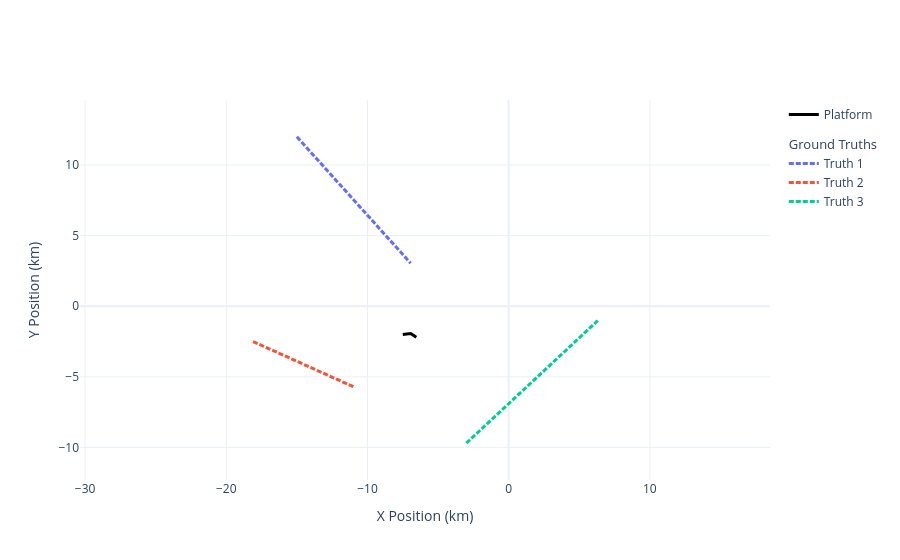

Notebook cell for this chart:
### Markdown cell above
## Ground Truth Setup and Generation

Target kinematics and source metadata are generated here.

For each target, the notebook propagates motion over all timesteps and computes
the relative-bearing truth sequence with respect to the array reference position.

A world-view plot is shown to validate the geometry before beamforming.

### Code cell
import numpy as np
from stonesoup.models.transition.linear import (
    CombinedLinearGaussianTransitionModel,
    ConstantVelocity,
)
from stonesoup.types.groundtruth import GroundTruthPath, GroundTruthState

from nereus.plotter import plot_world

target_start_vectors = [
    np.array([-1.5e4, 9.0, 1.2e4, -10, -5.0, 0.0]),
    np.array([-1.1e4, -8.0, -5.7e3, 3.6, -5.0, 0.0]),
    np.array([-3.0e3, 10.4, -9.7e3, 9.7, -5.0, 0.0]),
]

target_transition_model = CombinedLinearGaussianTransitionModel(
    [ConstantVelocity(0.0), ConstantVelocity(0.0), ConstantVelocity(0.0)]
)
target_position_mapping = [0, 2, 4]
target_velocity_mapping = [1, 3, 5]

shared_target_tonal_bandwidth_hz = np.random.uniform(0.5, 2.0)
shared_target_noise_amplitude_upa = 10 ** (90 / 20)
shared_target_noise_spectral_exponent = -1.0

target_ground_truths = []
relative_bearing_ground_truths = []

for target_start_vector in target_start_vectors:
    target_amplitudes_upa = 10 ** (np.random.uniform(87, 102, 4) / 20)
    target_frequencies_hz = np.random.uniform(50.0, 200.0, 4)
    target_phases_rad = np.random.uniform(0, 2 * np.pi, 4)
    target_tonal_bandwidth_hz = np.random.uniform(0.5, 2.0)
    target_noise_amplitude_upa = 10 ** (np.random.uniform(65, 85) / 20)

    target_states = [
        GroundTruthState(
            target_start_vector,
            timestamp=start_time,
            metadata={
                "amplitudes_upa": target_amplitudes_upa,
                "frequencies_hz": target_frequencies_hz,
                "phases_rad": target_phases_rad,
                "position_mapping": target_position_mapping,
                "velocity_mapping": target_velocity_mapping,
                "tonal_bandwidth_hz": target_tonal_bandwidth_hz,
                "noise_amplitude_upa": target_noise_amplitude_upa,
                "target_tonal_bandwidth_hz": shared_target_tonal_bandwidth_hz,
                "target_noise_amplitude_upa": shared_target_noise_amplitude_upa,
                "noise_spectral_exponent": shared_target_noise_spectral_exponent,
            },
        )
    ]

    for i in range(1, num_steps):
        new_time = start_time + i * time_interval
        time_interval_now = new_time - target_states[-1].timestamp
        new_state_vector = target_transition_model.function(
            target_states[-1], noise=False, time_interval=time_interval_now
        )
        target_states.append(
            GroundTruthState(
                new_state_vector,
                timestamp=new_time,
                metadata=target_states[-1].metadata,
            )
        )

    target_ground_truth = GroundTruthPath(target_states)
    target_ground_truths.append(target_ground_truth)

    bearing_states = []
    for target_state in target_ground_truth.states:
        platform_state = platform.get_platform_state_at(target_state.timestamp)
        ref_sensor_position = np.mean(platform_state.array.state_vector, axis=1)
        target_pos = np.array([target_state.state_vector[0], target_state.state_vector[2]])
        relative_pos = target_pos - ref_sensor_position[:2]
        bearing_rad = np.arctan2(relative_pos[1], relative_pos[0])
        bearing_states.append(
            GroundTruthState(
                state_vector=np.array([bearing_rad]), timestamp=target_state.timestamp
            )
        )

    relative_bearing_ground_truths.append(GroundTruthPath(bearing_states))

fig1 = plot_world(truths=target_ground_truths, platform=platform)
fig1.show()

### Figure 1 — Plotly figure (JSON) as saved in the notebook; plotly's stock layout.template omitted (floating-point values rounded to 4 significant figures; data arrays with more than 128 entries replaced by an {"elided": "..."} marker saying what was removed)
{"data": [{"legendgroup": "platform", "line": {"color": "black", "width": 3}, "mode": "lines", "name": "Platform", "type": "scatter", "x": {"elided": "180 float values"}, "y": {"elided": "180 float values"}}, {"legendgroup": "truths", "legendgrouptitle": {"text": "Ground Truths"}, "line": {"color": "#636EFA", "dash": "5px,2px", "width": 3}, "mode": "lines", "name": "Truth 1", "type": "scatter", "x": {"elided": "180 float values"}, "y": {"elided": "180 float values"}}, {"legendgroup": "truths", "line": {"color": "#EF553B", "dash": "5px,2px", "width": 3}, "mode": "lines", "name": "Truth 2", "type": "scatter", "x": {"elided": "180 float values"}, "y": {"elided": "180 float values"}}, {"legendgroup": "truths", "line": {"color": "#00CC96", "dash": "5px,2px", "width": 3}, "mode": "lines", "name": "Truth 3", "type": "scatter", "x": {"elided": "180 float values"}, "y": {"elided": "180 float values"}}], "layout": {"autosize": false, "colorway": ["#636EFA", "#EF553B", "#00CC96", "#AB63FA", "#FFA15A", "#19D3F3", "#FF6692", "#B6E880", "#FF97FF", "#FECB52"], "showlegend": true, "xaxis": {"range": [-19.38, 7.531], "title": {"text": "X Position (km)"}}, "yaxis": {"range": [-12.31, 14.61], "scaleanchor": "x", "scaleratio": 1, "title": {"text": "Y Position (km)"}}}}
